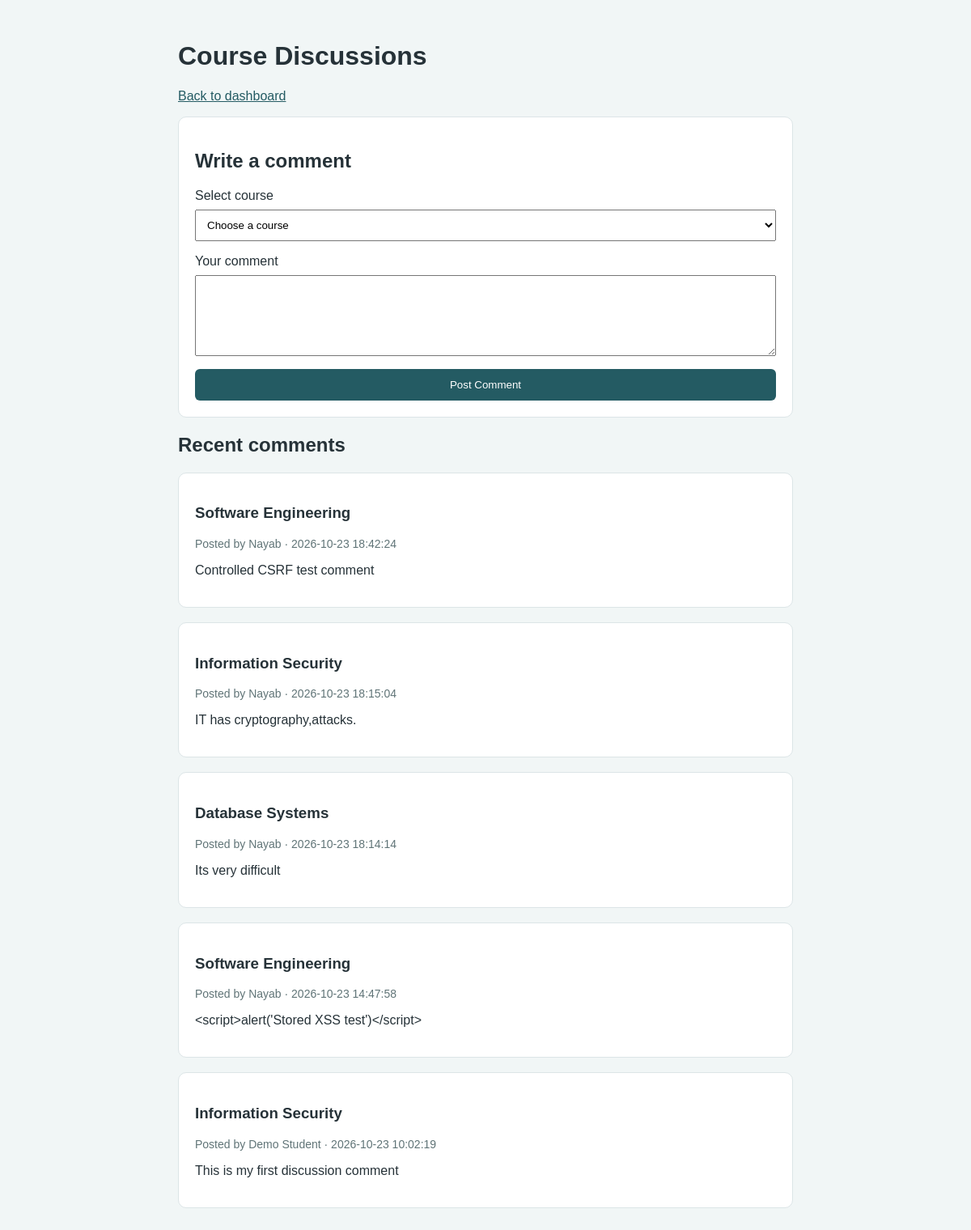
The page /public/comments.php (signed in) on the database its author committed.
### tables this page shows
CREATE TABLE `comments` (
  `id` int(11) NOT NULL,
  `user_id` int(11) NOT NULL,
  `course_id` int(11) NOT NULL,
  `content` text NOT NULL,
  `created_at` timestamp NOT NULL DEFAULT CURRENT_TIMESTAMP
);

CREATE TABLE `courses` (
  `id` int(11) NOT NULL,
  `title` varchar(150) NOT NULL,
  `description` text NOT NULL,
  `created_at` timestamp NOT NULL DEFAULT CURRENT_TIMESTAMP
);

CREATE TABLE `users` (
  `id` int(11) NOT NULL,
  `name` varchar(100) NOT NULL,
  `email` varchar(150) NOT NULL,
  `password_hash` varchar(255) NOT NULL,
  `role` enum('student','admin') NOT NULL DEFAULT 'student',
  `created_at` timestamp NOT NULL DEFAULT CURRENT_TIMESTAMP
);

### includes/mode.php (called while the page is built, shortened)
<?php
function get_app_mode(): string
{
    return $_SESSION['app_mode'] ?? 'safe';
}
function is_vulnerable_mode(): bool
{
    return get_app_mode() === 'vulnerable';
}

### public/comments.php (the view, shortened to what this page needs)
<?php
require_once __DIR__ . '/../includes/mode.php';
require_once __DIR__ . '/../includes/db.php';
$commentsStmt = $pdo->query(
    'SELECT comments.id, comments.content, comments.created_at,
            users.name, courses.title
     FROM comments
     JOIN users ON users.id = comments.user_id
     JOIN courses ON courses.id = comments.course_id
     ORDER BY comments.created_at DESC'
);
$comments = $commentsStmt->fetchAll();
function e(string $value): string
{
    return htmlspecialchars($value, ENT_QUOTES, 'UTF-8');
}
?>
<!DOCTYPE html>
<html lang="en">
<head>
</head>
<body>
<main>
    <h1>Course Discussions</h1>
    <p><a href="dashboard.php">Back to dashboard</a></p>
    <section class="panel">
        <h2>Write a comment</h2>
        <form method="POST" action="comments.php">
            <label for="course_id">Select course</label>
            <select id="course_id" name="course_id" required>
                <option value="">Choose a course</option>
            </select>
            <label for="content">Your comment</label>
            <textarea
                id="content"
                name="content"
                maxlength="2000"
                required
            ></textarea>
            <button type="submit">Post Comment</button>
        </form>
    </section>
    <h2>Recent comments</h2>
    <?php foreach ($comments as $comment): ?>
        <article class="comment">
            <h3><?= e($comment['title']) ?></h3>
            <p class="meta">
                Posted by <?= e($comment['name']) ?>
                · <?= e($comment['created_at']) ?>
            </p>
            <?php if (is_vulnerable_mode()): ?>
                <p class="comment-text"><?= $comment['content'] ?></p>
            <?php else: ?>
                <p class="comment-text"><?= e($comment['content']) ?></p>
            <?php endif; ?>
        </article>
    <?php endforeach; ?>
</main>
</body>
</html>

### public/comments.php (style rules this page uses)
body { font-family: Arial, sans-serif; background: #f1f6f6; color: #263238; margin: 0; padding: 30px 16px; }
main { max-width: 760px; margin: auto; }
.panel, .comment { background: white; padding: 20px; margin-bottom: 18px; border: 1px solid #dce5e7; border-radius: 10px; }
label, select, textarea, button { display: block; width: 100%; box-sizing: border-box; }
select, textarea { padding: 10px; margin: 8px 0 16px; }
textarea { min-height: 100px; }
button { padding: 12px; background: #245b63; color: white; border: 0; border-radius: 6px; cursor: pointer; }
.meta { color: #607477; font-size: 14px; }
.comment-text { overflow-wrap: anywhere; }
a { color: #245b63; }

### rows shown on the page
comments: course.title "Software Engineering", user.name "Nayab", created_at "2026-10-23 18:42:24", content "Controlled CSRF test comment"
comments: course.title "Information Security", user.name "Nayab", created_at "2026-10-23 18:15:04", content "IT has cryptography,attacks."
comments: course.title "Database Systems", user.name "Nayab", created_at "2026-10-23 18:14:14", content "Its very difficult"
comments: course.title "Software Engineering", user.name "Nayab", created_at "2026-10-23 14:47:58", content "<script>alert('Stored XSS test')</script>"
comments: course.title "Information Security", user.name "Demo Student", created_at "2026-10-23 10:02:19", content "This is my first discussion comment"
